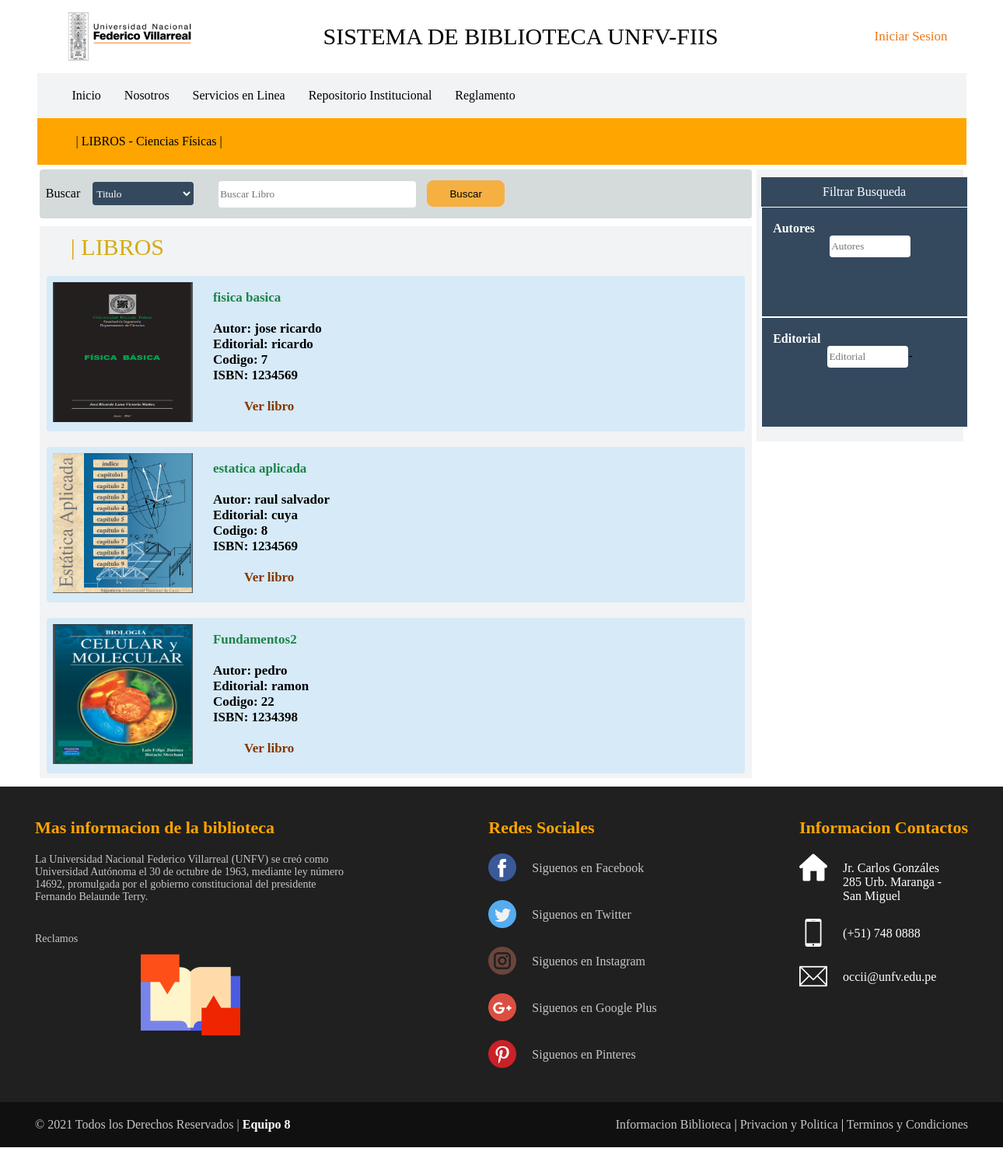
Page /libros/libros-fisica.php on the committed database.
### tables this page shows
CREATE TABLE `libro` (
  `ID_LIBRO` int(4) NOT NULL,
  `Titulo` varchar(100) NOT NULL,
  `ID_AUTOR` int(4) NOT NULL,
  `ID_AREA` int(4) NOT NULL,
  `ID_EDITORIAL` int(4) NOT NULL,
  `Ubicacion` varchar(20) NOT NULL,
  `Stock` int(4) NOT NULL,
  `Portada` varchar(100) NOT NULL,
  `ISBN` int(10) NOT NULL,
  `Link` varchar(200) NOT NULL
);

CREATE TABLE `autor` (
  `ID_AUTOR` int(4) NOT NULL,
  `Nombre` varchar(100) NOT NULL
);

CREATE TABLE `editorial` (
  `ID_EDITORIAL` int(4) NOT NULL,
  `NombreEdi` varchar(50) NOT NULL
);

### libros/libros-fisica.php (the view, shortened to what this page needs)
<?php
include("../conexion/conexion.php");
?>
<!DOCTYPE html>
<html>
<head>
 <link rel="stylesheet" href="../css/estilos.css">
 <link rel="stylesheet" href="../css/catalogo.css">
 <link rel="stylesheet" href="../css/libros-sistema.css">
 <link rel="stylesheet" href="../css/recomendado.css">
 <link rel="stylesheet" href="../css/estilos-footer.css">
 </head>
 <body>
 <header>
   <div class="div-header">
     <img class="icono" src="../imagenes/logo.png" alt="logo"/>
     <p>SISTEMA DE BIBLIOTECA UNFV-FIIS</p>
     <div class="sesion">
       <ul>
         <li><?php if(isset($texto)){
			   echo "<html>";
			   echo "<a class='boton' href='../login/salir.php' >Cerrar Sesion</a>";
			   echo "</html>";
		      }else{
				  echo "<html>";
				  echo "<a class='boton' href='../login/menuregistro.php' >Iniciar Sesion</a>";
				  echo "</html>";
			  }  ?></li>
       </ul>
     </div>
   </div>
   <div class="div-header menu">
   <nav class="navbar">
       <div class="enlaces">
	     <ul class="nav">
		    <li><a href="../index.php">Inicio</a></li>
			<li><a href="">Nosotros</a>
				</li>
			<li><a href="">Servicios en Linea</a>
				</li>
			<li><a href="../recursos/repositorio.php">Repositorio Institucional</a></li>
			<li><a href="http://biblioteca.unfv.edu.pe/opac-tmpl/bootstrap/images/REGLAMENTO%20DEL%20SISTEMA%20DE%20BIBLIOTECAS%20UNFV..pdf" target="_blank">Reglamento</a></li>
		 <li><?php if(isset($texto)){
			   echo "<html>";
			   echo "<a class='boton' href='../recursos/reservar.php' >Reserva</a>";
			   echo "</html>";
		      }else{
				  echo "<html>";
				  echo "</html>";
			  } ?></li>
		 </ul>
	   </div>
   </nav>
   </div>
  <div class="div-header letra">
      <p>|  LIBROS - Ciencias Físicas  |</p>
   </div>
</header>
<div class="abc">
 <aside class="repertorio">
  <div class="aside-titulo">
    <p>Filtrar Busqueda</p>
  </div>
  <div class="aside-contenedor">
      <div class="aside-filtros">
		  <p><b>Autores</b></p>
		  <input id="buscador" type="text" name="tema"  placeholder="Autores"/>
      </div>
      <div class="aside-filtros">
	 </br><p><b>Editorial</b></p>
		  <input id="buscador" type="text" name="año1"  placeholder="Editorial"/>-
      </div>
  </div>
</aside>
<section class="contenedor">
 <div class="contenedor1">
   <div>
      Buscar
   </div>
   <div>
     <select name="seleccione">
       <option>Titulo</option>
     </select>
   </div>
   <div class="barratext">
       <form action="#" method="post" >
         <input type="text" name="buscador" id="buscador" placeholder="Buscar Libro"/>
         <input class="bus" type="submit" value="Buscar"/>
	  </form>
   </div>
</div>
<div class="recomendado">
  <p>| LIBROS</p>
  <?php
   if(isset($_POST['buscador'])==null){
  $consulta= "SELECT * FROM libro
			LEFT JOIN autor ON libro.ID_AUTOR=autor.ID_AUTOR
			LEFT JOIN area ON libro.ID_AREA=area.ID_AREA
			LEFT JOIN editorial ON libro.ID_EDITORIAL=editorial.ID_EDITORIAL
			WHERE libro.ID_AREA=3";
            $resultado= mysqli_query($conexion,$consulta);
			    while($row=mysqli_fetch_array($resultado)){
  ?>
  <ul id="listaArticulos">
  <li class="articulo">
  <div align="left" class="libro">
      <div class="libro-imagen">
	      <?php echo "<img class='port' src=".$row['Portada']. "alt='libro' />"?>
      </div>
	  <div class="libro-detalles">
	      <h4><?php echo $row['Titulo']?></h4></br>
          <p><b>Autor:</b> <?php echo $row['Nombre']?></p>
          <p><b>Editorial:</b> <?php echo $row['NombreEdi']?></p>
	      <p><b>Codigo:</b> </b><?php echo $row['ID_LIBRO']?></p>
		  <p><b>ISBN:</b> <?php echo $row['ISBN']?></p>
	      <?php echo "<a  href=".$row['Link']. "target='_blank'><font color=#873600 >Ver libro</font></a>"?>&nbsp;&nbsp;&nbsp;&nbsp;&nbsp;&nbsp;&nbsp;&nbsp;&nbsp;
	  </div>
  </div>
   </li>
  </ul>
  <?php }}else{ include("../administrador/buscarLibro.php");
			  if(isset($resultado2)!=null){
			  while($row=mysqli_fetch_array($resultado2)){?>
  <ul id="listaArticulos">
  <li class="articulo">
  <div align="left" class="libro">
      <div class="libro-imagen">
	      <?php echo "<img class='port' src=".$row['Portada']. "alt='libro' />"?>
      </div>
	  <div class="libro-detalles">
	      <h4><?php echo $row['Titulo']?></h4></br>
          <p><b>Autor:</b> <?php echo $row['Nombre']?></p>
          <p><b>Editorial:</b> <?php echo $row['NombreEdi']?></p>
	      <p><b>Codigo:</b> </b><?php echo $row['ID_LIBRO']?></p>
		  <p><b>ISBN:</b> <?php echo $row['ISBN']?></p>
		  </br>
	      <?php echo "<a  href=".$row['Link']. "target='_blank'><font color=#873600 >Ver libro</font></a>"?>&nbsp;&nbsp;&nbsp;&nbsp;&nbsp;&nbsp;&nbsp;&nbsp;&nbsp;
	      <a href="../recursos/reservar.php" target="_self">Reservar</a></br></br></br>
	  </div>
  </div>
   </li>
  </ul>
  <?php }}else{echo "<h3>No se han encontrado registro de la busqueda</h3>";}}?>
</div>
 </section>
</div>
<footer>
      <?php include "../footer/footer.php"; ?>
    </footer>
</body>
</html>

### css/estilos.css (style rules this page uses)
* { margin: 0; padding: 0; }
.div-header { padding-top:10px; padding-bottom:10px; padding-right:4px; padding-left:30px; width:90%; margin:auto; overflow: hidden; justify-content: space-between; display:flex; align-items: center; }
p { font-family:Century Gothic; }
.div-header p { padding:20px; font-size:30px; font-family:Century Gothic; }
ul li a { padding-left:40px; }
.sesion a { color:#f07613; font-size:17px; }
.sesion ul { list-style:none; padding:20px; }
a { text-decoration:none; color:black; }
.menu { background-color: #F2F3F4; }
.menu ul { list-style:none; }
.nav li a { background-color: #F2F3F4; padding:10px 15px; display: block; }
.nav > li { float:left; }
.letra { background-color: orange; padding-top:1px; padding-bottom:1px; }
.letra p { font-size:16px; font-family:Century Gothic; }

### css/catalogo.css (style rules this page uses)
* { margin: 0; padding: 0; }
.abc { width:96%; height:800px; margin-top:0px; padding-left:50px; margin:auto; }
.contenedor { float:left; width:74%; margin-top:6px; }
.contenedor1 { padding-top:6px; padding-bottom:6px; width:100%; overflow: hidden; background-color:#D5DBDB; display:flex; align-items: center; font-family:Century Gothic; border-radius:4px; }
.contenedor1 div { margin:8px; }
.contenedor1 select { width:130px; min-height:30px; font-family:Century Gothic; border-radius:4px; background:#34495E; border-color:transparent; color:white; }
.contenedor1 option { background-color:#34495E; }
.barratext input[type=text] { width:250px; height:30px; border-radius:4px; font-family:Century Gothic; border-color:transparent; }
.recomendado { width:100%; height:700px; margin-top:10px; background-color: #F2F3F4; display:block; padding-top:10px; }
.recomendado>p { font-size:30px; margin-left:40px; margin-bottom:8px; color:#D4AC0D; }
.recomendado h4 { color:#1D8348; }
.libro { width:98%; height:200px; background-color: #D6EAF8; margin:auto; border-radius:4px; display:flex; margin-top:10px; }
.libro-imagen { width:180px; height:180px; margin:8px; }
.libro-imagen img { width:180px; height:180px; }
.libro-detalles { width:720px; height:170px; margin:8px; padding-top:10px; padding-left:10px; }
.repertorio { margin-right:50px; margin-top:6px; width:21%; height:330px; padding-top:10px; padding-bottom:10px; padding-left:6px; background-color:#F2F3F4; float:right; position:sticky; top:0; }
.aside-contenedor div { height:140px; width:264px; border-style:solid; border-color:white; border-width:1px; background:#34495E; text-align: center; align-items:center; }
.aside-titulo { width:265px; background-color:#34495E; padding-top:10px; padding-bottom:10px; }
.aside-titulo p { text-align:center; color:white; }
#listaArticulos { font-size: 17px; margin-top: 20px; list-style: none; font-weight: 600; text-align: center; }

### css/libros-sistema.css (style rules this page uses)
.contenedor1 { padding-top:6px; padding-bottom:6px; width:100%; overflow: hidden; background-color:#D5DBDB; display:flex; align-items: center; font-family:Century Gothic; border-radius:4px; }
.contenedor1 div { margin:8px; }
.contenedor1 select { width:130px; min-height:30px; font-family:Century Gothic; border-radius:4px; background:#34495E; border-color:transparent; color:white; }
.contenedor1 option { background-color:#34495E; }
.aside-contenedor div { width:250px; padding-left:14px; }
.aside-filtros p { font-family:Century Gothic; color:white; text-align:left; }
.aside-filtros input[type=text] { width:100px; height:24px; border-radius:4px; font-family:Century Gothic; border-color:transparent; }

### css/recomendado.css (style rules this page uses)
.recomendado { width:100%; height:700px; margin-top:10px; background-color: #F2F3F4; display:block; padding-top:10px; overflow: scroll; }
.bus { width:100px; height:34px; border-radius:8px; border: 1px solid #F5B041; background:#F5B041; margin-left:10px; }

### css/estilos-footer.css (style rules this page uses)
* { margin: 0; padding: 0; }
footer { width: 100%; background: #202020; color: white; align-self:flex-end; }

### rows in the picture
libro: shows a picture, Titulo "fisica basica", ID_AUTOR.Nombre "jose ricardo", ID_EDITORIAL.NombreEdi "ricardo", ID_LIBRO "7", ISBN "1234569"
libro: shows a picture, Titulo "estatica aplicada", ID_AUTOR.Nombre "raul salvador", ID_EDITORIAL.NombreEdi "cuya", ID_LIBRO "8", ISBN "1234569"
libro: shows a picture, Titulo "Fundamentos2", ID_AUTOR.Nombre "pedro", ID_EDITORIAL.NombreEdi "ramon", ID_LIBRO "22", ISBN "1234398"
